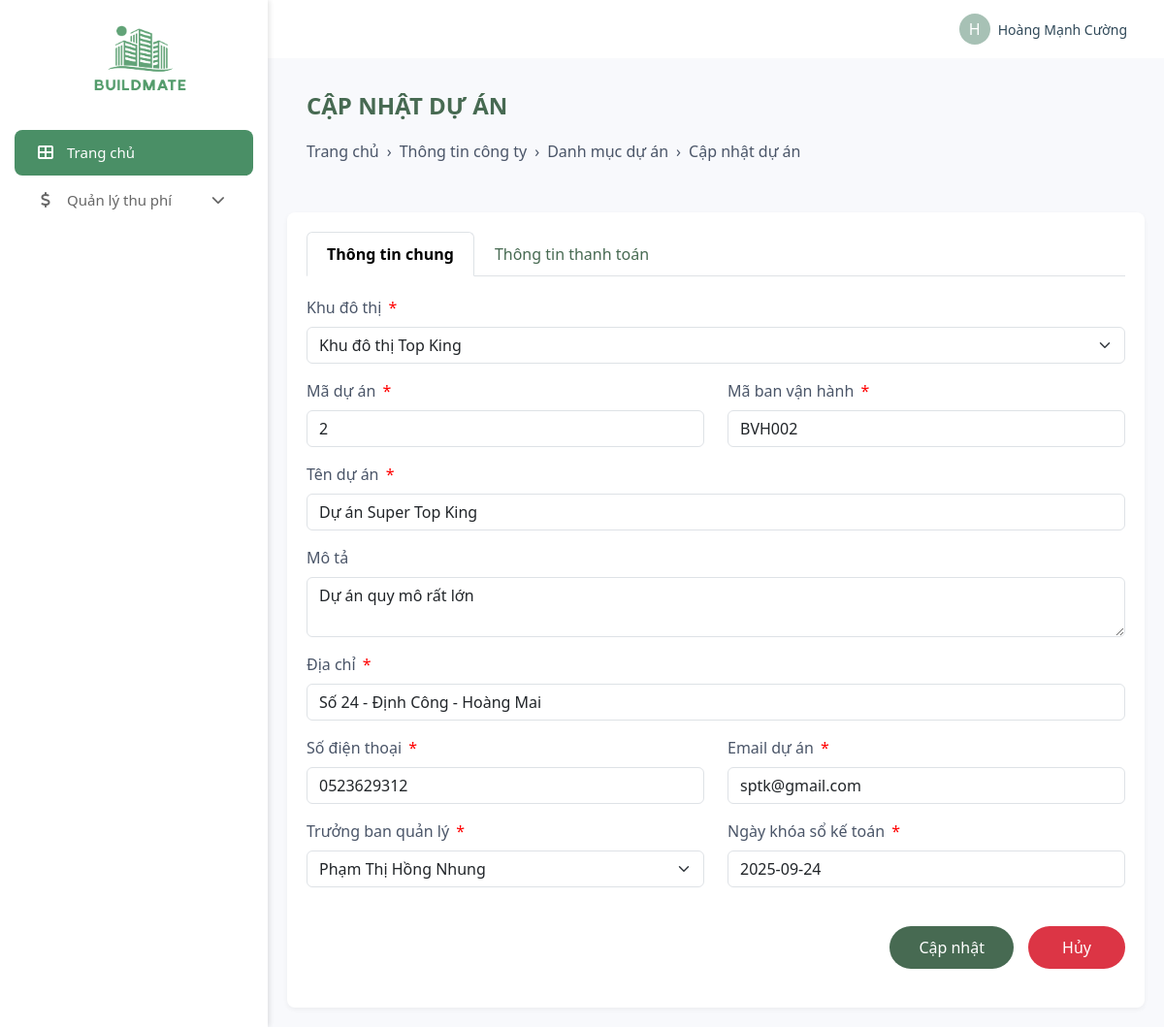
/admin/data-info/update_project.php?id=2 (signed in), run on the app's committed database.
### tables this page shows
CREATE TABLE `projects` (
  `ProjectID` int(11) NOT NULL,
  `Name` varchar(255) NOT NULL,
  `Address` text NOT NULL,
  `Phone` varchar(20) DEFAULT NULL,
  `Email` varchar(255) DEFAULT NULL,
  `Deadlock` date DEFAULT NULL,
  `Description` text DEFAULT NULL,
  `OperationId` varchar(50) DEFAULT NULL,
  `TownShipId` int(11) NOT NULL,
  `ManagerId` int(11) NOT NULL,
  `Status` varchar(50) DEFAULT 'active'
);

### admin/data-info/update_project.php (the view, shortened to what this page needs)
<?php
include '../../database/DBController.php';
if (isset($_GET['id'])) {
    $project_id = $_GET['id'];
    $select_project = mysqli_query($conn, "SELECT * FROM Projects WHERE ProjectID = $project_id") or die('Query failed');
    if (mysqli_num_rows($select_project) > 0) {
        $project = mysqli_fetch_assoc($select_project);
    } else {
        header('location:projects.php');
        exit();
    }
} else {
    header('location:projects.php');
    exit();
}
?>
<!DOCTYPE html>
<html lang="en">
<head>
    <link rel="stylesheet" href="https://cdnjs.cloudflare.com/ajax/libs/font-awesome/6.0.0/css/all.min.css">
    <link href="https://cdn.jsdelivr.net/npm/bootstrap@5.3.0/dist/css/bootstrap.min.css" rel="stylesheet">
    <link rel="stylesheet" href="../css/admin_style.css">
</head>
<body>
    <div class="d-flex">
        <?php include '../admin_navbar.php'; ?>
        <div style="width: 100%;">
            <?php include '../admin_header.php'; ?>
        <div class="manage-container">
            <div class="page-header">
                    <h2 class="form-title">CẬP NHẬT DỰ ÁN</h2>
                <div class="breadcrumb">
                    <a href="/webquanlytoanha/admin/dashboard.php">Trang chủ</a>
                    <span style="margin: 0 8px;">›</span>
                    <a href="/webquanlytoanha/admin/data-info/companies.php">Thông tin công ty</a>
                    <span style="margin: 0 8px;">›</span>
                    <a href="/webquanlytoanha/admin/data-info/projects.php">Danh mục dự án</a>
                    <span style="margin: 0 8px;">›</span>
                        <span>Cập nhật dự án</span>
                </div>
            </div>
            <div class="create-form">
                    <ul class="nav nav-tabs" id="projectTabs" role="tablist">
                        <li class="nav-item" role="presentation">
                            <button class="nav-link active" id="info-tab" data-bs-toggle="tab" data-bs-target="#info" type="button" role="tab" aria-controls="info" aria-selected="true">
                                Thông tin chung
                            </button>
                        </li>
                        <li class="nav-item" role="presentation">
                            <button class="nav-link" id="payment-tab" data-bs-toggle="tab" data-bs-target="#payment" type="button" role="tab" aria-controls="payment" aria-selected="false">
                                Thông tin thanh toán
                            </button>
                        </li>
                    </ul>
                    <form action="" method="post" id="mainForm">
                        <div class="tab-content" id="projectTabsContent">
                            <div class="tab-pane fade show active" id="info" role="tabpanel" aria-labelledby="info-tab">
                    <div class="row">
                        <div class="col-md-12 mb-3">
                            <label class="form-label">Khu đô thị <span class="required">*</span></label>
                            <select name="township_id" class="form-select" required>
                                <?php
                                $select_townships = mysqli_query($conn, "SELECT * FROM `Townships` ORDER BY Name");
                                while($township = mysqli_fetch_assoc($select_townships)) {
                                                $selected = ($township['TownShipId'] == $project['TownShipId']) ? 'selected' : '';
                                                echo "<option value='{$township['TownShipId']}' $selected>{$township['Name']}</option>";
                                }
                                ?>
                            </select>
                        </div>
                    </div>
                    <div class="row">
                        <div class="col-md-6 mb-3">
                            <label class="form-label">Mã dự án <span class="required">*</span></label>
                                        <input type="text" name="project_code" class="form-control" placeholder="Mã dự án" value="<?php echo $project['ProjectID']; ?>" readonly>
                        </div>
                        <div class="col-md-6 mb-3">
                            <label class="form-label">Mã ban vận hành <span class="required">*</span></label>
                                        <input type="text" name="operation_id" class="form-control" placeholder="Mã ban vận hành" value="<?php echo $project['OperationId']; ?>" required>
                        </div>
                    </div>
                    <div class="row">
                        <div class="col-md-12 mb-3">
                            <label class="form-label">Tên dự án <span class="required">*</span></label>
                                        <input type="text" name="project_name" class="form-control" placeholder="Tên dự án" value="<?php echo $project['Name']; ?>" required>
                        </div>
                    </div>
                    <div class="row">
                        <div class="col-md-12 mb-3">
                            <label class="form-label">Mô tả</label>
                                        <textarea name="description" class="form-control" placeholder="Mô tả dự án"><?php echo $project['Description']; ?></textarea>
                        </div>
                    </div>
                    <div class="row">
                        <div class="col-md-12 mb-3">
                            <label class="form-label">Địa chỉ <span class="required">*</span></label>
                                        <input type="text" name="address" class="form-control" placeholder="Địa chỉ dự án" value="<?php echo $project['Address']; ?>" required>
                        </div>
                    </div>
                    <div class="row">
                        <div class="col-md-6 mb-3">
                            <label class="form-label">Số điện thoại <span class="required">*</span></label>
                                        <input type="tel" name="phone" class="form-control" placeholder="Số điện thoại" value="<?php echo $project['Phone']; ?>" required>
                        </div>
                        <div class="col-md-6 mb-3">
                            <label class="form-label">Email dự án <span class="required">*</span></label>
                                        <input type="email" name="email" class="form-control" placeholder="Email" value="<?php echo $project['Email']; ?>" required>
                        </div>
                    </div>
                    <div class="row">
                        <div class="col-md-6 mb-3">
                            <label class="form-label">Trưởng ban quản lý <span class="required">*</span></label>
                            <select name="manager_id" class="form-select" required>
                                <?php
                                $select_managers = mysqli_query($conn, "SELECT * FROM `Staffs` WHERE Position LIKE '%Trưởng BQL%' OR Position LIKE '%Trưởng ban%' ORDER BY Name");
                                while($manager = mysqli_fetch_assoc($select_managers)) {
                                                $selected = ($manager['ID'] == $project['ManagerId']) ? 'selected' : '';
                                                echo "<option value='{$manager['ID']}' $selected>{$manager['Name']}</option>";
                                }
                                ?>
                            </select>
                        </div>
                        <div class="col-md-6 mb-3">
                            <label class="form-label">Ngày khóa sổ kế toán <span class="required">*</span></label>
                                        <input type="text" name="deadlock" class="form-control" value="<?php echo $project['Deadlock']; ?>" placeholder="Nhập ngày (1-31)" required>
                                    </div>
                                </div>
                                <div class="btn-container mt-4">
                                    <button type="submit" form="mainForm" name="submit" class="btn-submit">Cập nhật</button>
                                    <a href="projects.php" class="btn-cancel">Hủy</a>
                                </div>
                            </div>
                        </div>
                    </form>
                </div>
            </div>
        </div>
    </div>
</body>
</html>

### admin/css/admin_style.css (style rules this page uses)
* { margin: 0; padding: 0; box-sizing: border-box; }
body { margin: 0; font-family: Arial, sans-serif; }
.manage-container { width: calc(100% - 250px); }

### admin/data-info/update_project.php (style rules this page uses)
body { background-color: #f5f5f5; font-family: 'Segoe UI', Tahoma, Geneva, Verdana, sans-serif; }
.page-header { background-color: #f8f9fc; padding: 15px 20px; color: #4a5568; }
.breadcrumb { display: flex; align-items: center; margin-bottom: 0; padding: 0; background-color: transparent; font-size: 14px; }
.breadcrumb a { color: #4a5568; text-decoration: none; }
.create-form { background-color: white; border-radius: 8px; padding: 20px; box-shadow: 0 2px 5px rgba(0,0,0,0.05); margin-top: 20px; }
.form-title { color: #476a52; font-size: 24px; font-weight: bold; text-transform: uppercase; margin-bottom: 20px; }
.form-label { font-weight: 500; color: #4a5568; margin-bottom: 5px; display: block; }
.form-label .required { color: red; margin-left: 3px; }
.form-control { width: 100%; padding: 8px 12px; border: 1px solid #ddd; border-radius: 4px; outline: none; }
.form-select { width: 100%; padding: 8px 12px; border: 1px solid #ddd; border-radius: 4px; outline: none; background-color: white; cursor: pointer; }
.btn-container { display: flex; justify-content: flex-end; gap: 15px; margin-top: 25px; }
.btn-submit { padding: 10px 30px; background-color: #476a52; color: white; border: none; border-radius: 50px; cursor: pointer; transition: all 0.2s; min-width: 100px; }
.btn-cancel { padding: 10px 30px; background-color: #dc3545; color: white; border: none; border-radius: 50px; cursor: pointer; transition: all 0.2s; text-decoration: none; min-width: 100px; display: inline-flex; align-items: center; justify-content: center; }
.manage-container { width: 100%; padding: 20px; background-color: #f8f9fc; }
textarea.form-control { min-height: 120px; resize: vertical; }
.nav-tabs { border-bottom: 1px solid #dee2e6; margin-bottom: 20px; }
.nav-tabs .nav-link { margin-bottom: -1px; border: 1px solid transparent; border-top-left-radius: 0.25rem; border-top-right-radius: 0.25rem; padding: 10px 20px; color: #476a52; }
.nav-tabs .nav-link.active { color: #476a52; background-color: #fff; border-color: #dee2e6 #dee2e6 #fff; font-weight: bold; }
.tab-content { padding: 20px 0; }

### data on the page
projects: project_code "2", operation_id "BVH002", project_name "Dự án Super Top King", description "Dự án quy mô rất lớn", address "Số 24 - Định Công - Hoàng Mai", phone "0523629312", email "sptk@gmail.com", deadlock "2025-09-24"

### other printed values
substr($name, 0, 1) "H"
$name "Hoàng Mạnh Cường"
form field township_id "Khu đô thị Top King"
form field manager_id "Phạm Thị Hồng Nhung"
